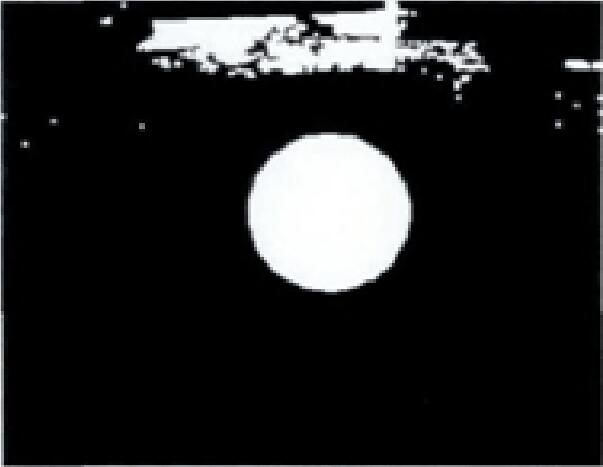
#> input picture example/python/images/3.jpg, 603 x 467 px
$ python '3_对象提取.py'
#> lines starting #> are read from the running program, lines starting #| are printed output that depends on the picture; after the words box and inside, x2 and y2 are one past the last pixel; in counts of white or black regions, pixels touching at a corner belong together; long printed decimals are rounded
# *_*coding:utf-8 *_*
import numpy as np
import cv2 as cv


def imshow(name, img):
    cv.namedWindow(name)
    cv.imshow(name, img)


# 二值化+形态学变化+轮廓发现

# 读取图片
path = "./images/3.jpg"
img = cv.imread(path)
#> img is the input picture: shape (467, 603, 3); mean B, G, R 33.4, 33.1, 32.7
imshow("orignal", img)

# 灰度
gray = cv.cvtColor(img, cv.COLOR_BGR2GRAY)
imshow("gray", gray)

# 二值化
ret, binary = cv.threshold(gray, 0, 255, cv.THRESH_BINARY | cv.THRESH_OTSU)
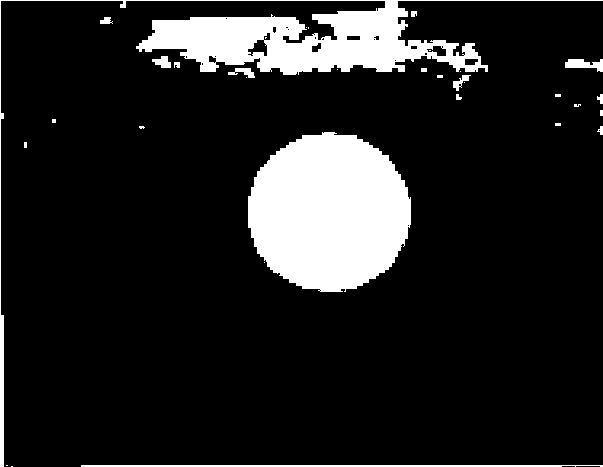
#> binary: shape (467, 603); 13.3% white; 33 white regions (19 under 20 px), largest, box (x1, y1, x2, y2) and area: (248, 132, 411, 292) 20323, (0, 0, 603, 467) 14884, (81, 465, 603, 467) 1007
#> ret = 117
imshow("binary", binary)

# 形态学，开
kernel = cv.getStructuringElement(cv.MORPH_RECT, (5, 5))
dst = cv.morphologyEx(binary, cv.MORPH_OPEN, kernel)
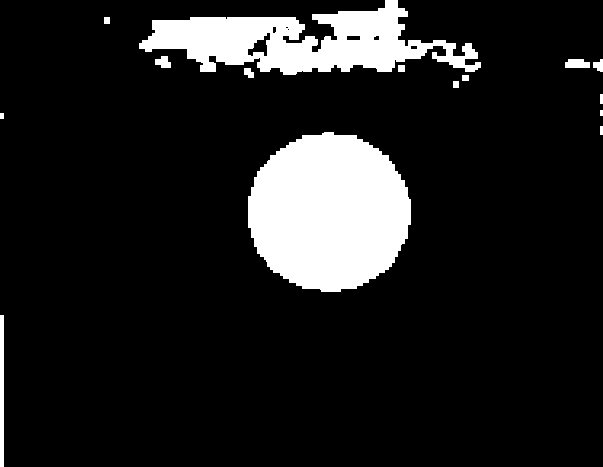
#> dst: shape (467, 603); 12.3% white; 15 white regions (1 under 20 px)
imshow("morphologyEx", dst)

# 轮廓发现
contours, heriachy = cv.findContours(dst, cv.RETR_EXTERNAL, cv.CHAIN_APPROX_SIMPLE)
#> contours = 15 contours, 4 with area under 20; largest, box (x1, y1, x2, y2) and area: (248, 132, 411, 292) 20005, (139, 0, 481, 75) 12623, (0, 315, 4, 467) 453, (565, 59, 590, 68) 166, (155, 56, 171, 68) 112; heriachy = 15 rows, first 6: [1, -1, -1, -1], [2, 0, -1, -1], [3, 1, -1, -1], [4, 2, -1, -1], [5, 3, -1, -1], [6, 4, -1, -1]

# 　找到的轮廓画在原图
resultImg = img.copy()
for i, contour in enumerate(contours):
    area = cv.contourArea(contour)
    if area < 100:  # 如果面积小于100，跳出
        continue
    rect = cv.boundingRect(contour)  # 外接矩形，没有方向
    x, y, w, h = rect
    ratio = float(w) / float(h)
    if 0.9 < ratio and ratio < 1.1:
        cv.rectangle(resultImg, (x, y), (x + w, y + h), (0, 255, 0), 2)
        cv.drawContours(resultImg, contours, i, (0, 0, 255), 2)
        # 计算外接圆的周长和面积
        print("circle area: %f" % (area))
        print("circle length: %f " % (cv.arcLength(contour, True)))
        cx = int(x + w / 2)
        cy = int(y + h / 2)
        cv.circle(resultImg, (cx, cy), 2, (255, 0, 0), 2, 8, 0)
#> this loop made 15 passes
#> (area, x, y, w, h, ratio, cx, cy) on pass 2: (20005, 248, 132, 163, 160, 1.02, 329, 212)
#> (contour, area) on passes 7, 8, 10, 14: ([[453, 81], [453, 87], [458, 87], [458, 81]], 30), ([[462, 75], [462, 80], [468, 80], [468, 75]], 30), ([[398, 65], [398, 71], [404, 71], [404, 65]], 36), ([[104, 17], [104, 23], [109, 23], [109, 17]], 30)
#| circle area: 20005.000
#| circle length: 605.681
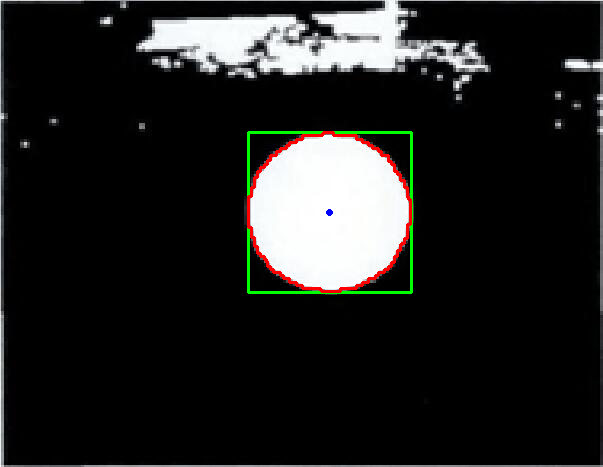
#> resultImg: shape (467, 603, 3); 1.26% of pixels changed, all inside (x1, y1, x2, y2) = (247, 131, 413, 294)

imshow("boundingRect", resultImg)

cv.waitKey(0)
cv.destroyAllWindows()

$ run again, with example/python/images/10.jpg copied over example/python/images/3.jpg
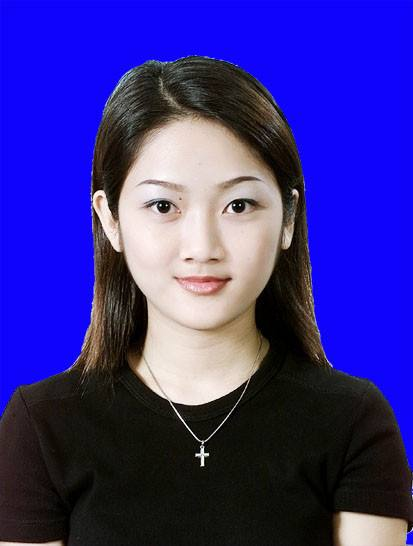
#> input picture example/python/images/10.jpg, 413 x 546 px
#> img is the input picture: shape (546, 413, 3); mean B, G, R 143.5, 46, 55.8
#> `ret, binary = cv.threshold(gray, 0, 255, cv.THRESH_BINARY | cv.THRESH_..`:
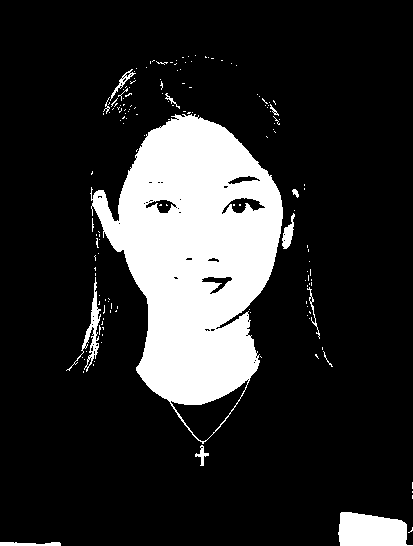
#> binary: shape (546, 413); 17.2% white; 157 white regions (143 under 20 px), largest, box (x1, y1, x2, y2) and area: (90, 114, 283, 444) 34810, (338, 512, 413, 546) 2029, (66, 277, 101, 372) 573
#> ret = 115
#> `dst = cv.morphologyEx(binary, cv.MORPH_OPEN, kernel)`:
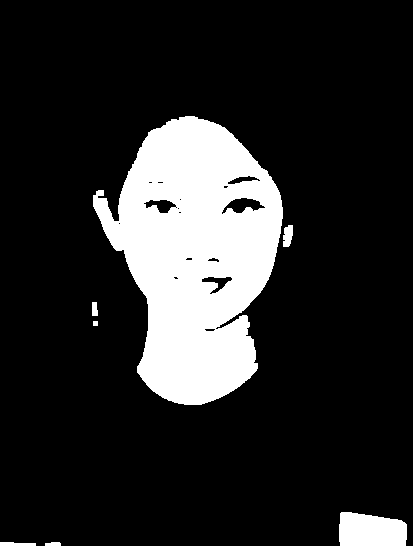
#> dst: shape (546, 413); 16.3% white; 7 white regions
#> contours = 7 contours, 1 with area under 20; largest, box (x1, y1, x2, y2) and area: (93, 116, 283, 405) 34921, (339, 512, 407, 546) 1925, (283, 225, 293, 247) 147, (0, 542, 36, 546) 84, (92, 302, 98, 316) 58, (45, 542, 61, 546) 39; heriachy = [[1, -1, -1, -1], [2, 0, -1, -1], [3, 1, -1, -1], [4, 2, -1, -1], [5, 3, -1, -1], [6, 4, -1, -1], [-1, 5, -1, -1]]
#> the loop `for i, contour in enumerate(contours):` made 7 passes
#> area on passes 1, 2, 5: 39, 83.5, 57.5
